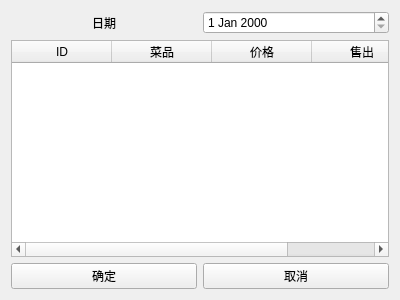
<?xml version="1.0" encoding="UTF-8"?>
<ui version="4.0">
 <class>Form</class>
 <widget class="QWidget" name="Form">
  <property name="geometry">
   <rect>
    <x>0</x>
    <y>0</y>
    <width>400</width>
    <height>300</height>
   </rect>
  </property>
  <property name="windowTitle">
   <string>添加/修改数据</string>
  </property>
  <layout class="QGridLayout" name="gridLayout">
   <item row="1" column="0">
    <layout class="QVBoxLayout" name="verticalLayout">
     <item>
      <layout class="QHBoxLayout" name="horizontalLayout_2">
       <item>
        <widget class="QLabel" name="label">
         <property name="text">
          <string>日期</string>
         </property>
         <property name="alignment">
          <set>Qt::AlignCenter</set>
         </property>
        </widget>
       </item>
       <item>
        <widget class="QDateEdit" name="dateEdit"/>
       </item>
      </layout>
     </item>
     <item>
      <widget class="QTableWidget" name="tableWidget">
       <property name="focusPolicy">
        <enum>Qt::NoFocus</enum>
       </property>
       <property name="editTriggers">
        <set>QAbstractItemView::NoEditTriggers</set>
       </property>
       <property name="selectionBehavior">
        <enum>QAbstractItemView::SelectRows</enum>
       </property>
       <attribute name="horizontalHeaderStretchLastSection">
        <bool>true</bool>
       </attribute>
       <column>
        <property name="text">
         <string>ID</string>
        </property>
       </column>
       <column>
        <property name="text">
         <string>菜品</string>
        </property>
        <property name="textAlignment">
         <set>AlignCenter</set>
        </property>
       </column>
       <column>
        <property name="text">
         <string>价格</string>
        </property>
        <property name="textAlignment">
         <set>AlignCenter</set>
        </property>
       </column>
       <column>
        <property name="text">
         <string>售出</string>
        </property>
       </column>
      </widget>
     </item>
     <item>
      <layout class="QHBoxLayout" name="horizontalLayout">
       <item>
        <widget class="QPushButton" name="pushButton_ok">
         <property name="text">
          <string>确定</string>
         </property>
        </widget>
       </item>
       <item>
        <widget class="QPushButton" name="pushButton_cancel">
         <property name="text">
          <string>取消</string>
         </property>
        </widget>
       </item>
      </layout>
     </item>
    </layout>
   </item>
  </layout>
 </widget>
 <resources/>
 <connections>
  <connection>
   <sender>pushButton_cancel</sender>
   <signal>clicked()</signal>
   <receiver>Form</receiver>
   <slot>hide()</slot>
   <hints>
    <hint type="sourcelabel">
     <x>295</x>
     <y>277</y>
    </hint>
    <hint type="destinationlabel">
     <x>199</x>
     <y>149</y>
    </hint>
   </hints>
  </connection>
 </connections>
</ui>
